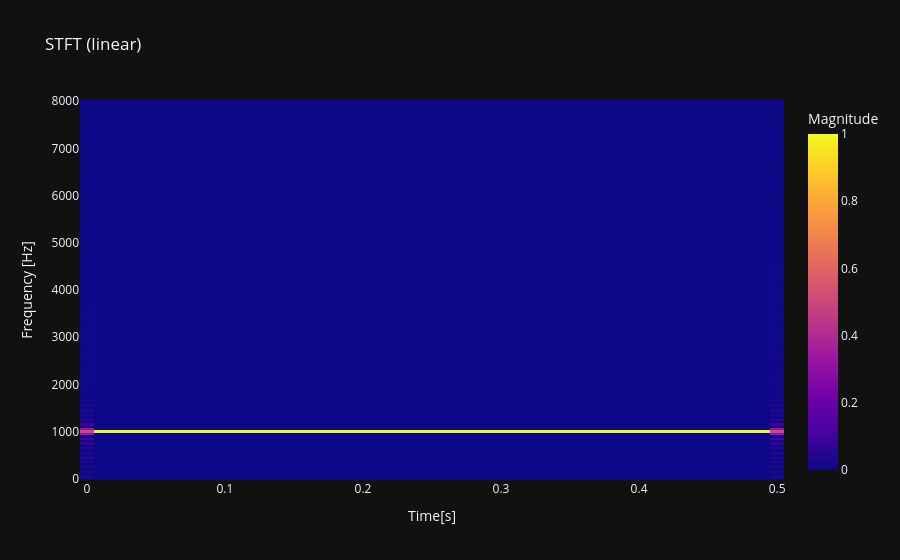
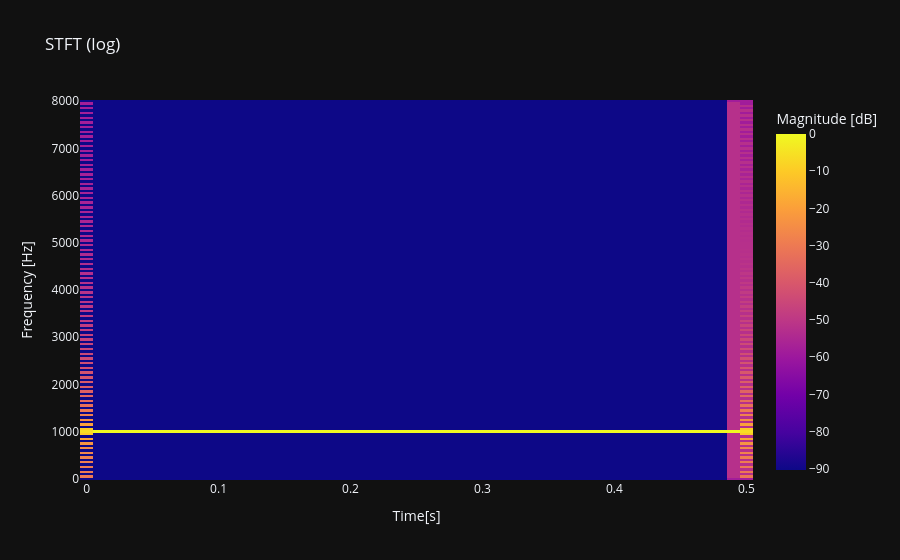

Notebook code cell kept with these figures, in order:
### Markdown cell above
## Zadanie 1
W związku z tym:


1.   (0.5p) Zmodyfikuj poniższy kod (parametry funkcji oraz same zmienne) tak by obliczyć zespoloną macierz krótkoczasowej transformacji Fouriera a następnie wyświetlić spektrogram za pomocą przygotowanej funkcji `plot_stft`. Napisz kod przyjmując:
 -  na rysunkach należy otrzymać jeden widoczny prążek dla "środkowej" części STFT o amplitudzie 1 lub 0dB. Zwróć uwagę na poprawne wartości (kolor) mocy na wykresach;
 - przyjmij długość ramki w dziedzienie czasu równą 20 ms.
2.  (0.5p)  W osobnym bloku tekstu poniżej bloku kodu odpowiedz **własnymi słowami** na pytania.

 W efekcie kod z Zadania 1 powinien zwrócić wynik (zwróć uwagę na kalibrację by amplituda i moc zawsze odpowiadały amplitudzie sygnału wejściowego bez przecieku):
 ![spectrogram_ref.png](https://drive.google.com/uc?id=1duKP2YTRC3G4M4bfcO3u-ix7BnftFZ2u)

### Code cell
# import numpy as np
# import matplotlib.pyplot as plt
# from scipy import signal

# Function that plots matrix in linear and logarithmic (dB) scale
# def plot_stft(t,f,X,title):
#     plt.style.use(['dark_background']) #--> dla osób korzystających z ciemnego motywu
#     fig, ax = plt.subplots(1, 2, figsize=(15, 3))
#     im1 = ax[0].pcolormesh(t, f, abs(X))
#     ax[0].set_title("|"+title+"|")
#     ax[0].set_xlabel("Time [sec]")
#     ax[0].set_ylabel("Frequency [Hz]")
#     fig.colorbar(im1, ax=ax[0])

#     eps = 2**(-15)
#     X[X==0] = eps
#     im1 = ax[1].pcolormesh(t, f, 20*np.log10(np.abs(X)), vmin=20*np.log10(eps))
#     ax[1].set_title("20*log10(|"+ title +"|)")
#     ax[1].set_xlabel("Time [sec]")
#     ax[1].set_ylabel("Frequency [Hz]")
#     fig.colorbar(im1, ax=ax[1])
#     fig.tight_layout()
#     plt.show()

import numpy as np
from scipy.signal import ShortTimeFFT

from utils.plotting import plot_stft, preview_stft

# Kalibrujący sygnał wejściowy
fs = 16000
tx = np.arange(0,0.5-1/fs,1/fs)
x = 1 * np.sin(2*np.pi*1000*tx)

frame_len = int(fs * 0.02) # 20ms
hop = frame_len // 2

stft = ShortTimeFFT.from_window(
    win_param="boxcar",
    fs = fs,
    nperseg=frame_len,
    noverlap=frame_len-hop,
    fft_mode="onesided2X",
    scale_to="magnitude"   
)
S = stft.stft(x)
t = stft.t(len(x))
f = stft.f

plot_stft(t, f, S, scale="linear")
plot_stft(t, f, S, scale="log")


# old
# plot_stft(t,f,S,"STFT")


# # preview - fajne
# preview_stft(x, fs)

### Figure 1 — Plotly figure (JSON) as saved in the notebook; plotly's stock layout.template omitted (floating-point values rounded to 4 significant figures; data arrays with more than 128 entries replaced by an {"elided": "..."} marker saying what was removed)
{"data": [{"coloraxis": "coloraxis", "hovertemplate": "Time[s]: %{x}<br>Frequency [Hz]: %{y}<br>Magnitude: %{z}<extra></extra>", "name": "0", "type": "heatmap", "x": [0.0, 0.01, 0.02, 0.03, 0.04, 0.05, 0.06, 0.07, 0.08, 0.09, 0.1, 0.11, 0.12, 0.13, 0.14, 0.15, 0.16, 0.17, 0.18, 0.19, 0.2, 0.21, 0.22, 0.23, 0.24, 0.25, 0.26, 0.27, 0.28, 0.29, 0.3, 0.31, 0.32, 0.33, 0.34, 0.35, 0.36, 0.37, 0.38, 0.39, 0.4, 0.41, 0.42, 0.43, 0.44, 0.45, 0.46, 0.47, 0.48, 0.49, 0.5], "xaxis": "x", "y": {"elided": "161 float values"}, "yaxis": "y", "z": {"elided": "161x51 float values"}}], "layout": {"coloraxis": {"colorbar": {"title": {"text": "Magnitude"}}, "colorscale": [[0, "#0d0887"], [0.1111, "#46039f"], [0.2222, "#7201a8"], [0.3333, "#9c179e"], [0.4444, "#bd3786"], [0.5556, "#d8576b"], [0.6667, "#ed7953"], [0.7778, "#fb9f3a"], [0.8889, "#fdca26"], [1, "#f0f921"]]}, "title": {"text": "STFT (linear)"}, "xaxis": {"anchor": "y", "domain": [0, 1], "title": {"text": "Time[s]"}}, "yaxis": {"anchor": "x", "autorange": true, "domain": [0, 1], "title": {"text": "Frequency [Hz]"}}}}

### Figure 2 — Plotly figure (JSON) as saved in the notebook; plotly's stock layout.template omitted (floating-point values rounded to 4 significant figures; data arrays with more than 128 entries replaced by an {"elided": "..."} marker saying what was removed)
{"data": [{"coloraxis": "coloraxis", "hovertemplate": "Time[s]: %{x}<br>Frequency [Hz]: %{y}<br>Magnitude [dB]: %{z}<extra></extra>", "name": "0", "type": "heatmap", "x": [0.0, 0.01, 0.02, 0.03, 0.04, 0.05, 0.06, 0.07, 0.08, 0.09, 0.1, 0.11, 0.12, 0.13, 0.14, 0.15, 0.16, 0.17, 0.18, 0.19, 0.2, 0.21, 0.22, 0.23, 0.24, 0.25, 0.26, 0.27, 0.28, 0.29, 0.3, 0.31, 0.32, 0.33, 0.34, 0.35, 0.36, 0.37, 0.38, 0.39, 0.4, 0.41, 0.42, 0.43, 0.44, 0.45, 0.46, 0.47, 0.48, 0.49, 0.5], "xaxis": "x", "y": {"elided": "161 float values"}, "yaxis": "y", "z": {"elided": "161x51 float values"}}], "layout": {"coloraxis": {"colorbar": {"title": {"text": "Magnitude [dB]"}}, "colorscale": [[0, "#0d0887"], [0.1111, "#46039f"], [0.2222, "#7201a8"], [0.3333, "#9c179e"], [0.4444, "#bd3786"], [0.5556, "#d8576b"], [0.6667, "#ed7953"], [0.7778, "#fb9f3a"], [0.8889, "#fdca26"], [1, "#f0f921"]]}, "title": {"text": "STFT (log)"}, "xaxis": {"anchor": "y", "domain": [0, 1], "title": {"text": "Time[s]"}}, "yaxis": {"anchor": "x", "autorange": true, "domain": [0, 1], "title": {"text": "Frequency [Hz]"}}}}
